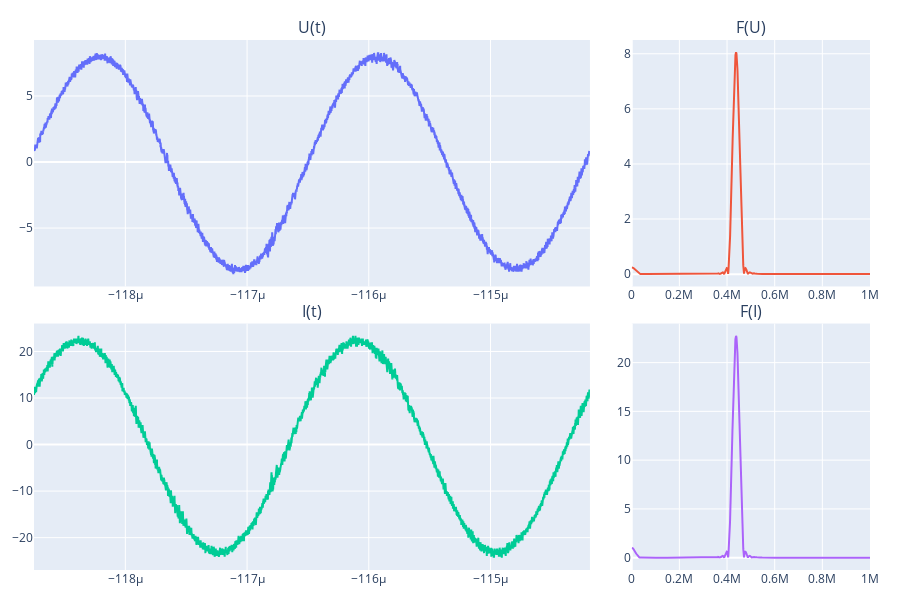

The code cell stored with this chart in its notebook:
### Code cell
F,V = md.get_spectrum3(t,U)

F_peak_calc = F[np.argmax(V)]
T=1/F_peak_calc

T_counts=md.convert_to_counts(t,T)
window=T_counts*2

fs = 1 / np.mean(np.diff(t)) 
vw.show_I_U_3(t,I,U,0,window)

### Figure 1 — Plotly figure (JSON) as saved in the notebook; plotly's stock layout.template omitted (floating-point values rounded to 4 significant figures; data arrays with more than 128 entries replaced by an {"elided": "..."} marker saying what was removed)
{"data": [{"type": "scatter", "x": {"elided": "5710 float values"}, "xaxis": "x", "y": {"elided": "5710 float values"}, "yaxis": "y"}, {"type": "scatter", "x": {"elided": "3061 float values"}, "xaxis": "x2", "y": {"elided": "3061 float values"}, "yaxis": "y2"}, {"type": "scatter", "x": {"elided": "5710 float values"}, "xaxis": "x3", "y": {"elided": "5710 float values"}, "yaxis": "y3"}, {"type": "scatter", "x": {"elided": "3061 float values"}, "xaxis": "x4", "y": {"elided": "3061 float values"}, "yaxis": "y4"}], "layout": {"annotations": [{"font": {"size": 16}, "showarrow": false, "text": "U(t)", "x": 0.3325, "xanchor": "center", "xref": "paper", "y": 1.0, "yanchor": "bottom", "yref": "paper"}, {"font": {"size": 16}, "showarrow": false, "text": "F(U)", "x": 0.8575, "xanchor": "center", "xref": "paper", "y": 1.0, "yanchor": "bottom", "yref": "paper"}, {"font": {"size": 16}, "showarrow": false, "text": "I(t)", "x": 0.3325, "xanchor": "center", "xref": "paper", "y": 0.465, "yanchor": "bottom", "yref": "paper"}, {"font": {"size": 16}, "showarrow": false, "text": "F(I)", "x": 0.8575, "xanchor": "center", "xref": "paper", "y": 0.465, "yanchor": "bottom", "yref": "paper"}], "height": 600, "margin": {"b": 30, "l": 30, "r": 30, "t": 40}, "showlegend": false, "width": 900, "xaxis": {"anchor": "y", "domain": [0, 0.665]}, "xaxis2": {"anchor": "y2", "domain": [0.715, 1]}, "xaxis3": {"anchor": "y3", "domain": [0, 0.665]}, "xaxis4": {"anchor": "y4", "domain": [0.715, 1]}, "yaxis": {"anchor": "x", "domain": [0.535, 1.0]}, "yaxis2": {"anchor": "x2", "domain": [0.535, 1.0]}, "yaxis3": {"anchor": "x3", "domain": [0, 0.465]}, "yaxis4": {"anchor": "x4", "domain": [0, 0.465]}}}
